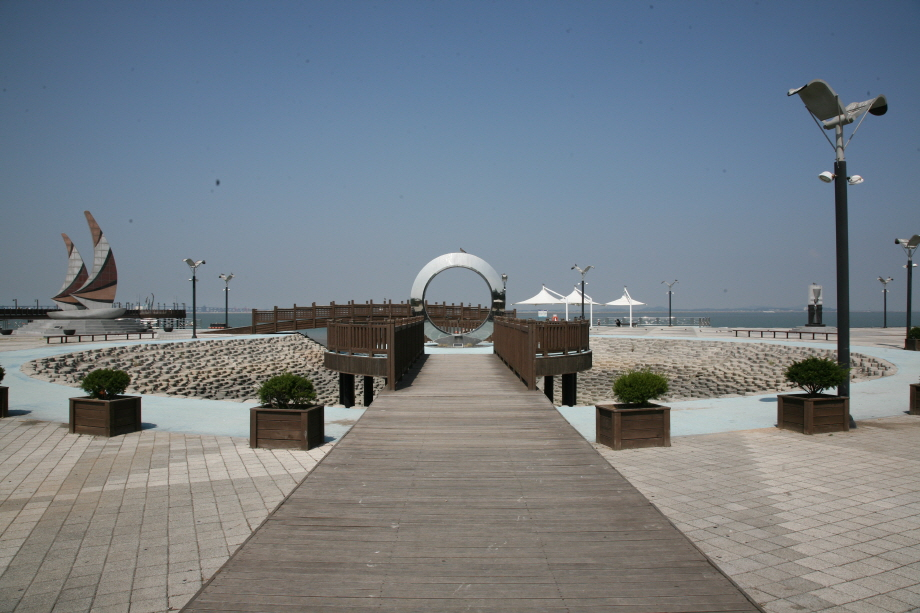
#> input picture Hough_transform/raw1.jpg, 920 x 613 px, found by its file name
$ python houghtransP.py
#> lines starting #> are read from the running program, lines starting #| are printed output that depends on the picture; after the words box and inside, x2 and y2 are one past the last pixel; in counts of white or black regions, pixels touching at a corner belong together
import cv2
import numpy as np

img = cv2.imread('raw1.jpg')#이미지 가져오기
#> img is the input picture: shape (613, 920, 3); mean B, G, R 132.7, 125.3, 117.3
gray = cv2.cvtColor(img,cv2.COLOR_BGR2GRAY)#가져온 이미지를 이진변환
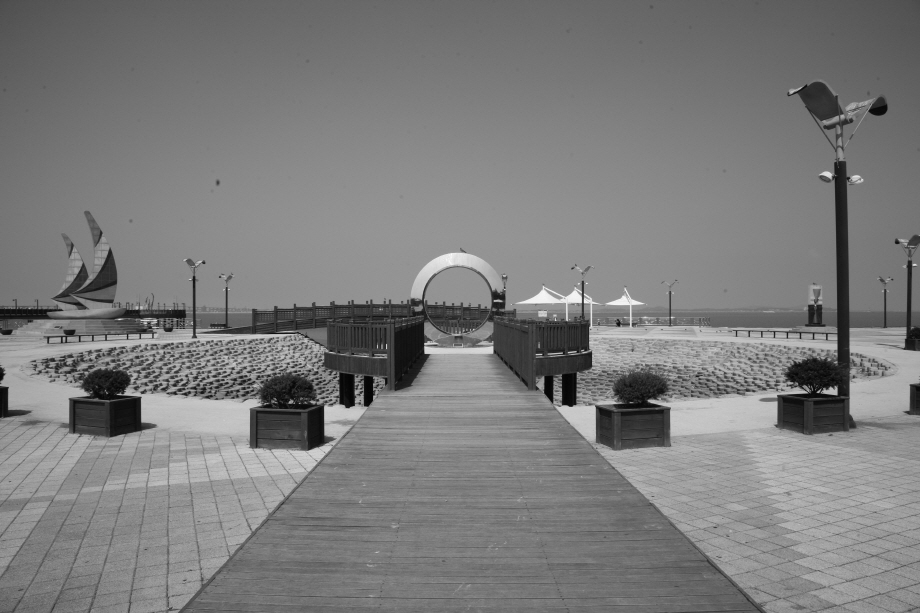
#> gray: shape (613, 920); min 2, max 252, mean 123.8
edges = cv2.Canny(gray,50,150,apertureSize =3)
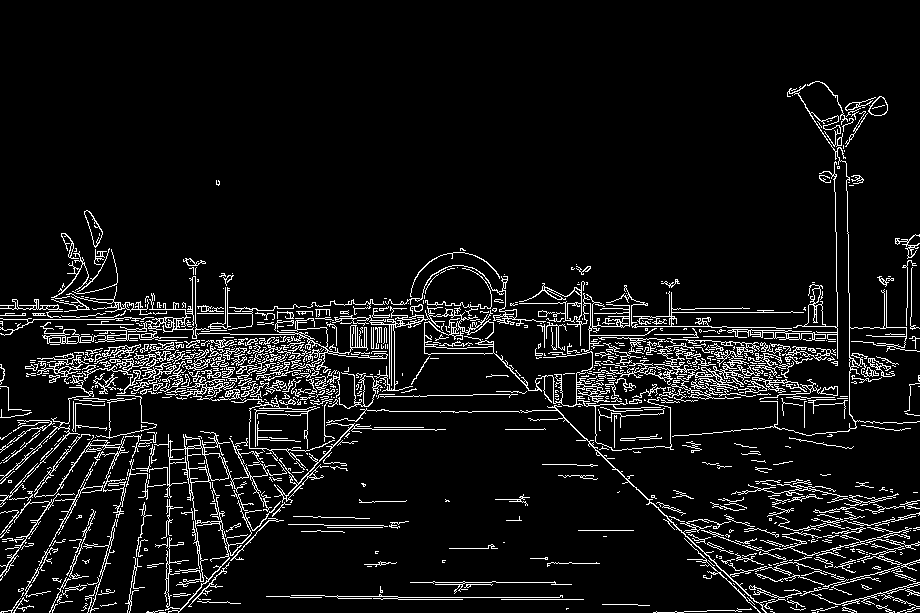
#> edges: shape (613, 920); 7.6% white in thin lines or dots, all inside (x1, y1, x2, y2) = (0, 81, 920, 613)
minLineLength = 100
maxLineGap =10
lines = cv2.HoughLinesP(edges,1,np.pi/180,100,minLineLength,maxLineGap)
#> lines = 253 rows, first 6: [208, 313, 223, 313], [817, 332, 837, 332], [431, 353, 483, 353], [595, 313, 613, 313], [354, 308, 364, 308], [567, 324, 580, 324]
for x1,y1,x2,y2 in lines[0]:
    cv2.line(img,(x1,y1),(x2,y2),(0,255,0),2)
#> this loop made 1 pass
#> img: shape (613, 920, 3); 0.01% of pixels changed, all inside (x1, y1, x2, y2) = (207, 312, 225, 315)

cv2.imwrite('hough.jpg',img)

$ run again, with Hough_transform/raw0.jpg copied over Hough_transform/raw1.jpg
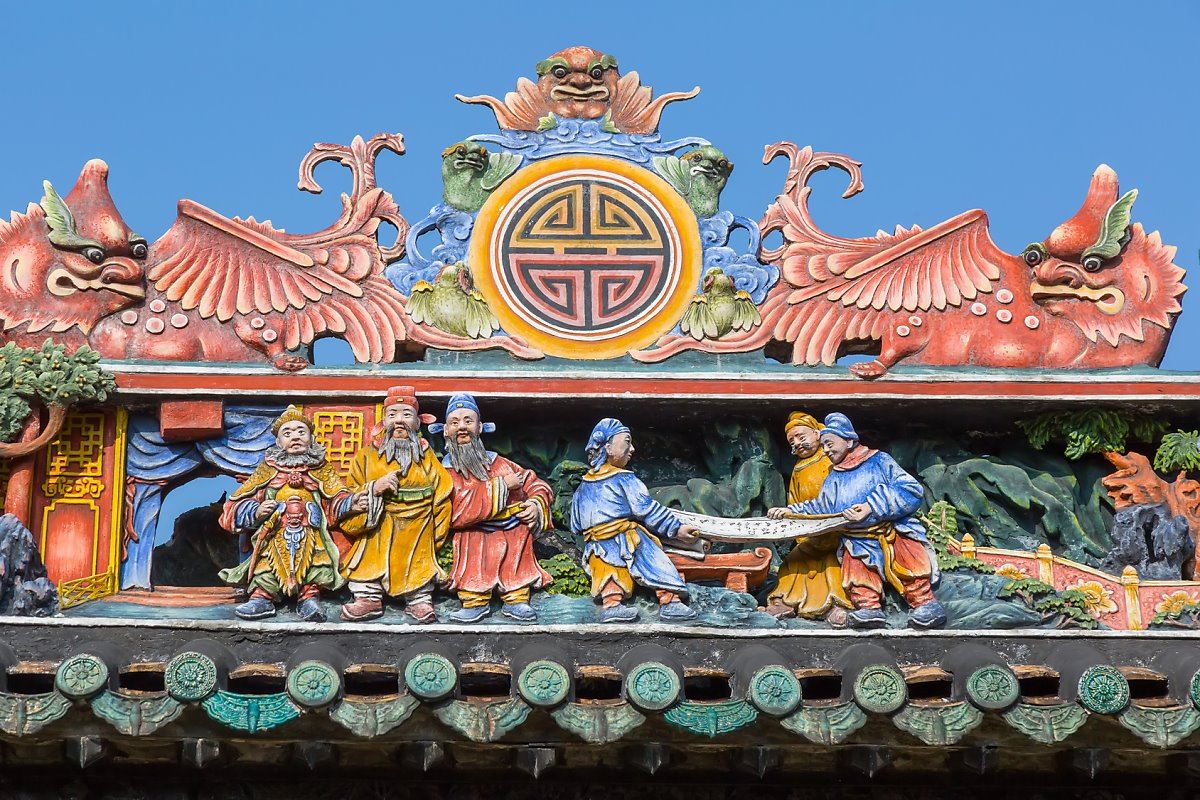
#> input picture Hough_transform/raw0.jpg, 1200 x 800 px, found by its file name
#> img is the input picture: shape (800, 1200, 3); mean B, G, R 125, 119.6, 119.4
#> `gray = cv2.cvtColor(img,cv2.COLOR_BGR2GRAY)#가져온 이미지를 이진변환`:
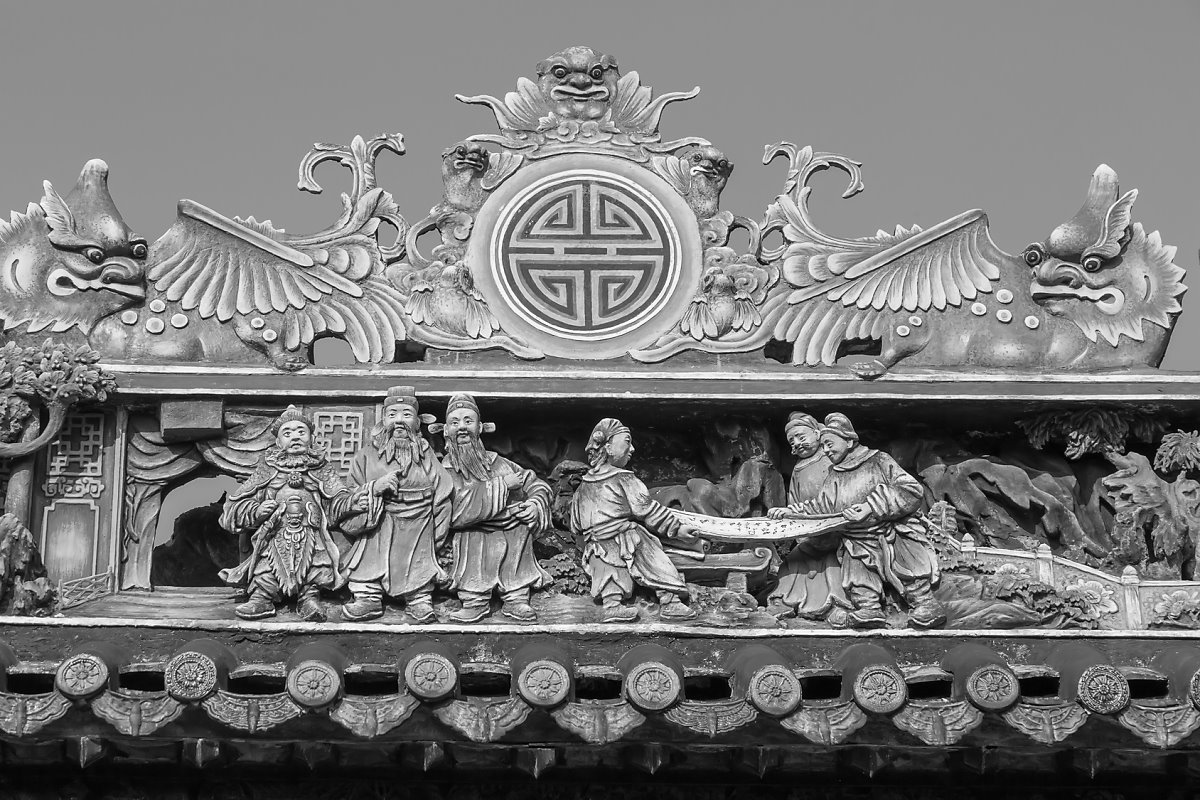
#> gray: shape (800, 1200); min 0, max 255, mean 120.2
#> `edges = cv2.Canny(gray,50,150,apertureSize =3)`:
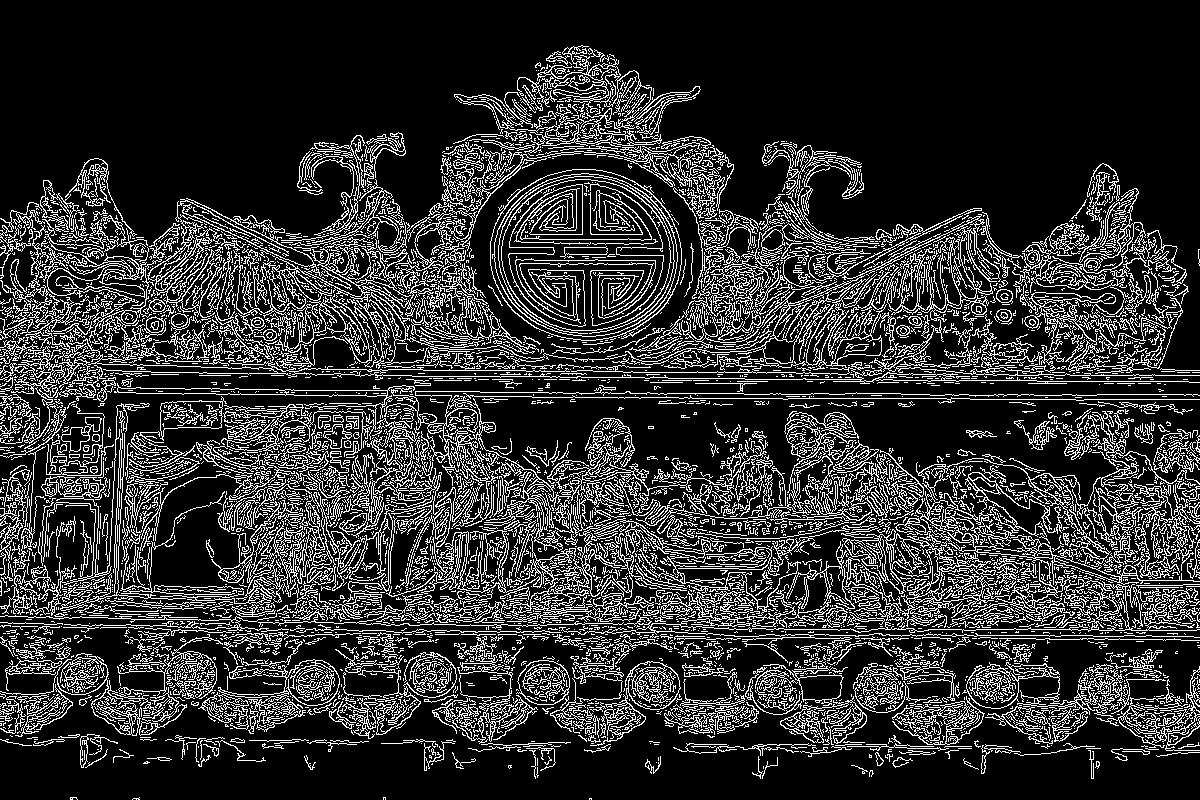
#> edges: shape (800, 1200); 19% white in thin lines or dots
#> lines = 287 rows, first 6: [1146, 587, 1174, 587], [718, 556, 728, 557], [1151, 585, 1179, 585], [1031, 629, 1070, 629], [241, 616, 258, 616], [699, 705, 711, 705]
#> the loop `for x1,y1,x2,y2 in lines[0]:` made 1 pass

$ run again, with Hough_transform/raw.jpg copied over Hough_transform/raw1.jpg
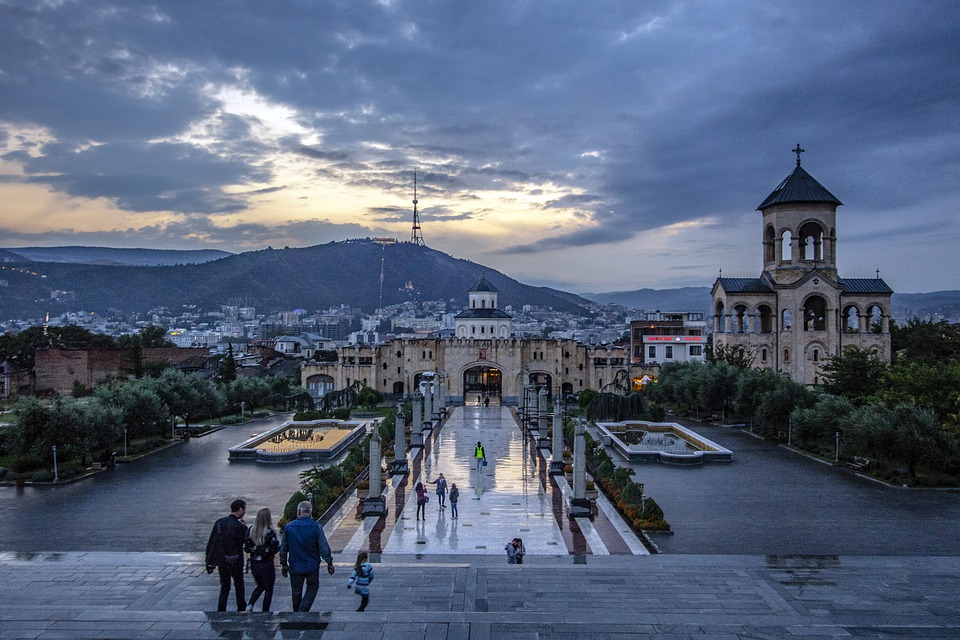
#> input picture Hough_transform/raw.jpg, 960 x 640 px, found by its file name
#> img is the input picture: shape (640, 960, 3); mean B, G, R 122.6, 99.1, 86.5
#> `gray = cv2.cvtColor(img,cv2.COLOR_BGR2GRAY)#가져온 이미지를 이진변환`:
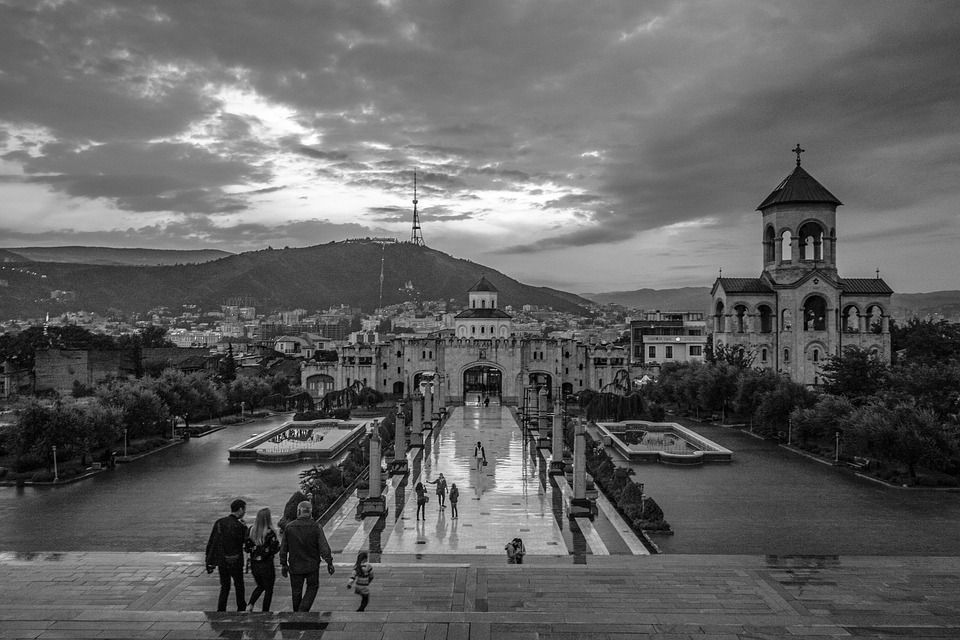
#> gray: shape (640, 960); min 0, max 255, mean 98
#> `edges = cv2.Canny(gray,50,150,apertureSize =3)`:
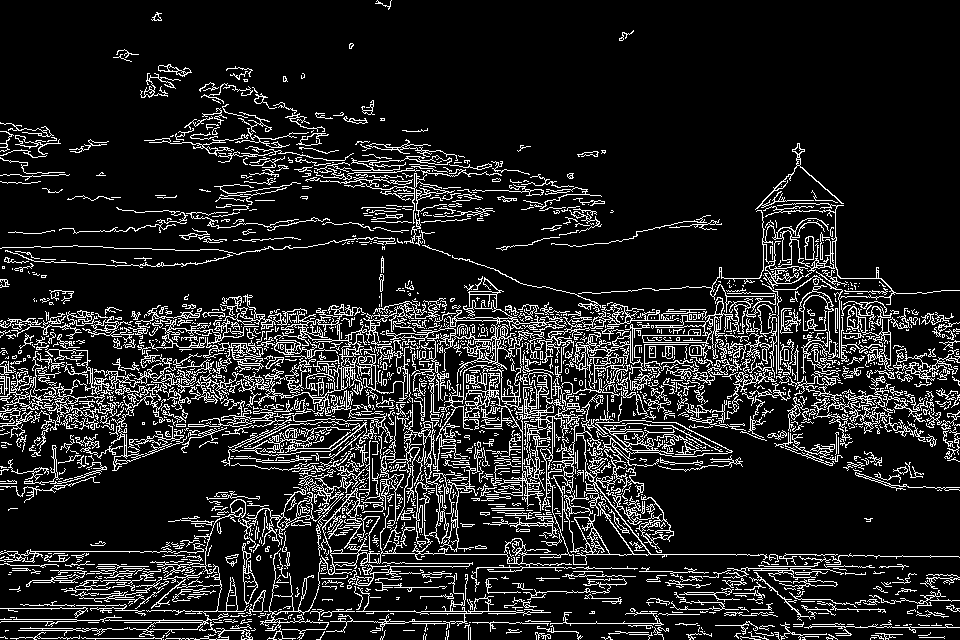
#> edges: shape (640, 960); 13.4% white in thin lines or dots
#> lines = 192 rows, first 6: [204, 611, 216, 611], [650, 554, 735, 554], [655, 327, 673, 327], [356, 611, 415, 611], [809, 296, 819, 294], [483, 320, 497, 320]
#> the loop `for x1,y1,x2,y2 in lines[0]:` made 1 pass

$ run again, with Hough_transform/1.PNG saved as Hough_transform/raw1.jpg
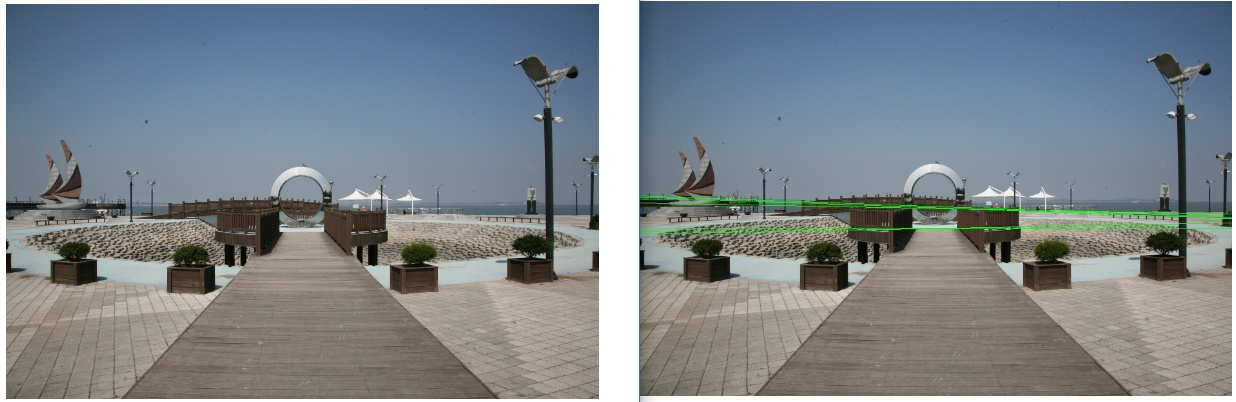
#> input picture Hough_transform/1.PNG, 1236 x 402 px, found by its file name
#> img is the input picture: shape (402, 1236, 3); mean B, G, R 139.1, 133.1, 124.6
#> `edges = cv2.Canny(gray,50,150,apertureSize =3)`:
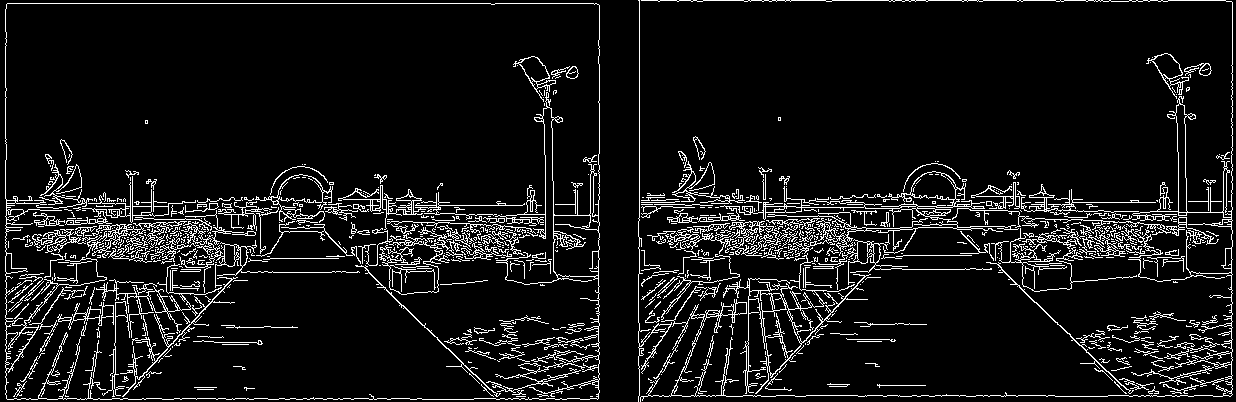
#> edges: shape (402, 1236); 8.4% white in thin lines or dots
#> lines = 280 rows, first 6: [7, 3, 490, 3], [983, 0, 1016, 0], [791, 199, 804, 199], [763, 206, 795, 206], [918, 206, 936, 206], [1018, 395, 1045, 395]
#> the loop `for x1,y1,x2,y2 in lines[0]:` made 1 pass
#> after the loop `for x1,y1,x2,y2 in lines[0]:`:
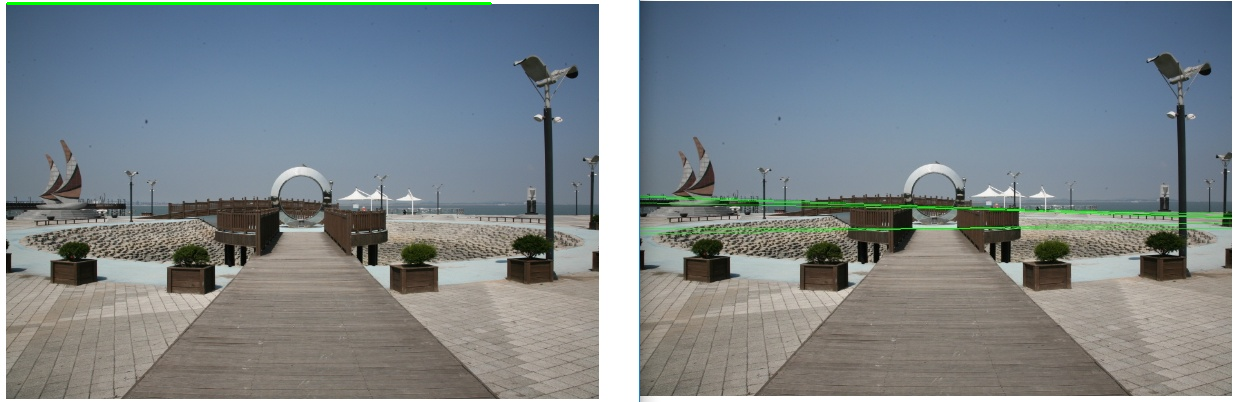
#> img: shape (402, 1236, 3); 0.29% of pixels changed, all inside (x1, y1, x2, y2) = (6, 2, 492, 5)
